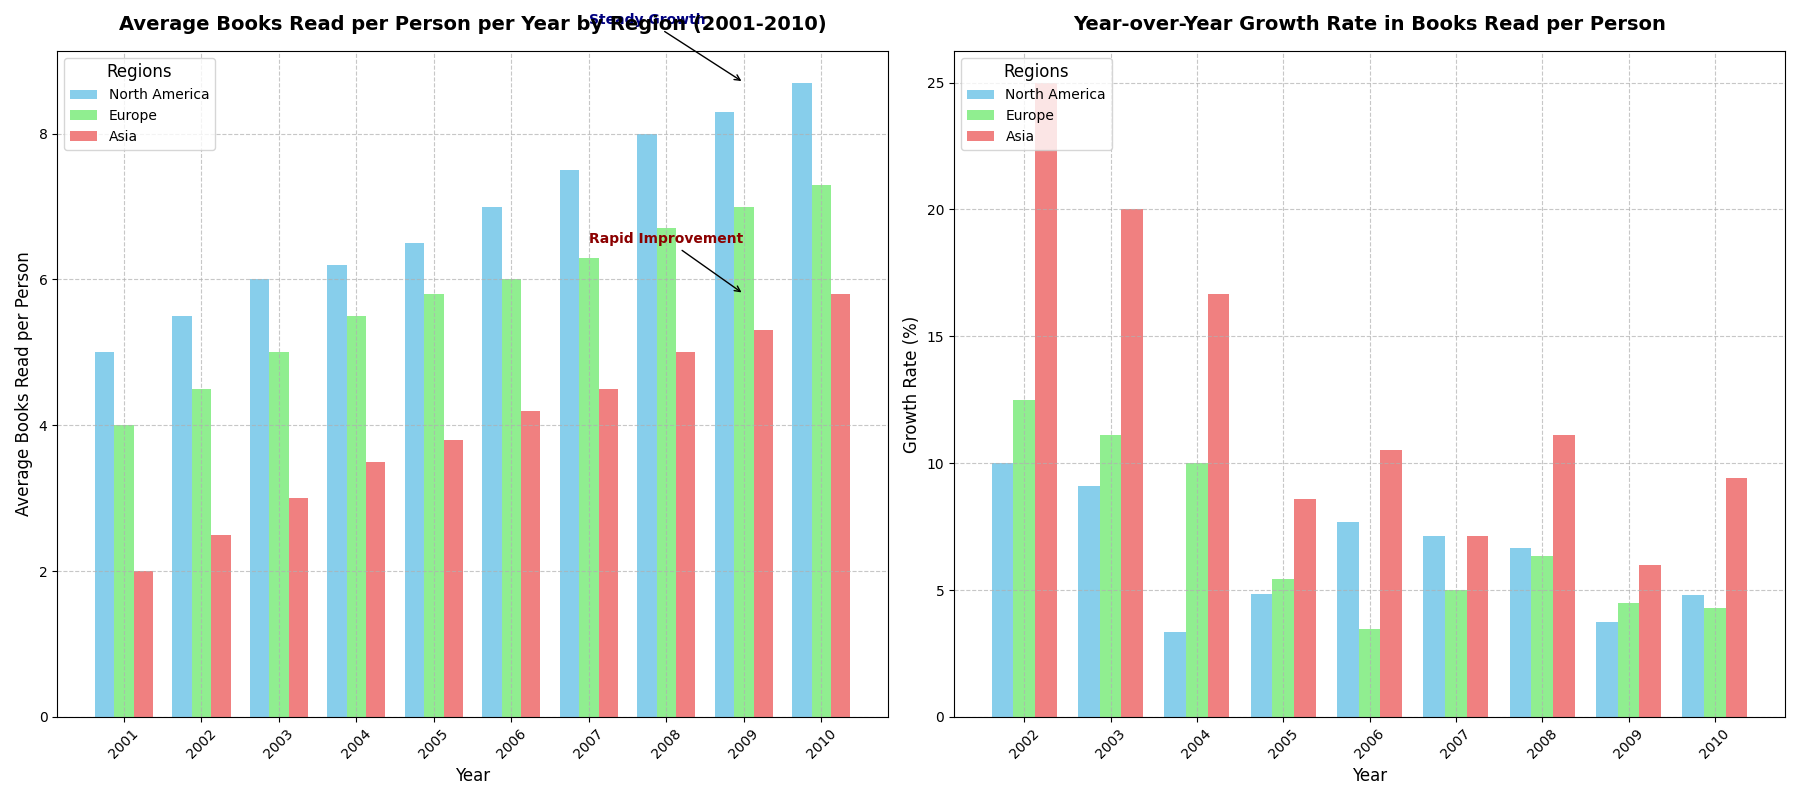

The script that drew this image:
import matplotlib.pyplot as plt
import numpy as np

# Backstory:
# The chart displays the data from a fictional study on the average number of books read per person per year in different regions over the first decade of the 21st century.
# The goal is to understand reading habits and their evolution in different geographical areas. Subplots will be used to compare data between regions and show growth rates.

# Define the years for the data
years = np.arange(2001, 2011)

# Manually crafted data for average books read per person per year in different regions
north_america_books = np.array([5, 5.5, 6, 6.2, 6.5, 7, 7.5, 8, 8.3, 8.7])
europe_books = np.array([4, 4.5, 5, 5.5, 5.8, 6, 6.3, 6.7, 7, 7.3])
asia_books = np.array([2, 2.5, 3, 3.5, 3.8, 4.2, 4.5, 5, 5.3, 5.8])

# Calculate growth rates (year-over-year growth percentages)
north_america_growth = np.diff(north_america_books) / north_america_books[:-1] * 100 
europe_growth = np.diff(europe_books) / europe_books[:-1] * 100
asia_growth = np.diff(asia_books) / asia_books[:-1] * 100

# Initialize the figure and the two subplots
fig, (ax1, ax2) = plt.subplots(1, 2, figsize=(18, 8))

# Plotting the bar chart for average books read
x = np.arange(len(years))  # the label locations
width = 0.25  # the width of the bars

ax1.bar(x - width, north_america_books, width, label='North America', color='skyblue')
ax1.bar(x, europe_books, width, label='Europe', color='lightgreen')
ax1.bar(x + width, asia_books, width, label='Asia', color='lightcoral')

ax1.set_xlabel('Year', fontsize=12)
ax1.set_ylabel('Average Books Read per Person', fontsize=12)
ax1.set_title('Average Books Read per Person per Year by Region (2001-2010)', fontsize=14, weight='bold', pad=15)
ax1.set_xticks(x)
ax1.set_xticklabels(years, rotation=45)
ax1.legend(loc='upper left', fontsize=10, title='Regions', title_fontsize=12)
ax1.grid(True, linestyle='--', alpha=0.7)

# Plotting the bar chart for growth rates
ax2.bar(x[1:] - width, north_america_growth, width, label='North America', color='skyblue')
ax2.bar(x[1:], europe_growth, width, label='Europe', color='lightgreen')
ax2.bar(x[1:] + width, asia_growth, width, label='Asia', color='lightcoral')

ax2.set_xlabel('Year', fontsize=12)
ax2.set_ylabel('Growth Rate (%)', fontsize=12)
ax2.set_title('Year-over-Year Growth Rate in Books Read per Person', fontsize=14, weight='bold', pad=15)
ax2.set_xticks(x[1:])
ax2.set_xticklabels(years[1:], rotation=45)
ax2.legend(loc='upper left', fontsize=10, title='Regions', title_fontsize=12)
ax2.grid(True, linestyle='--', alpha=0.7)

# Adding text annotations to highlight significant changes
ax1.annotate('Steady Growth', xy=(8, 8.7), xytext=(6, 9.5),
             arrowprops=dict(facecolor='black', arrowstyle='->', lw=1), fontsize=10, color='navy', weight='bold')
ax1.annotate('Rapid Improvement', xy=(8, 5.8), xytext=(6, 6.5),
             arrowprops=dict(facecolor='black', arrowstyle='->', lw=1), fontsize=10, color='darkred', weight='bold')

# Automatically adjust layout to prevent overlap
plt.tight_layout()

# Display the plots
plt.show()
